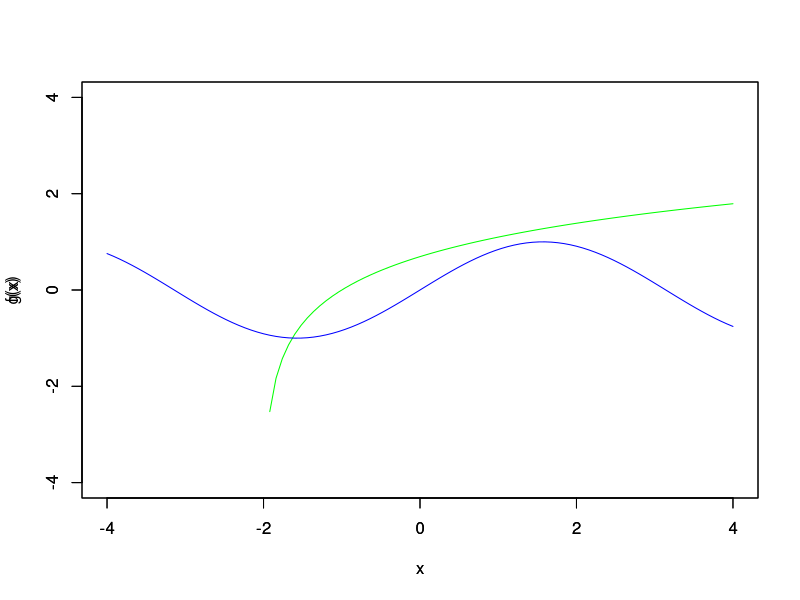
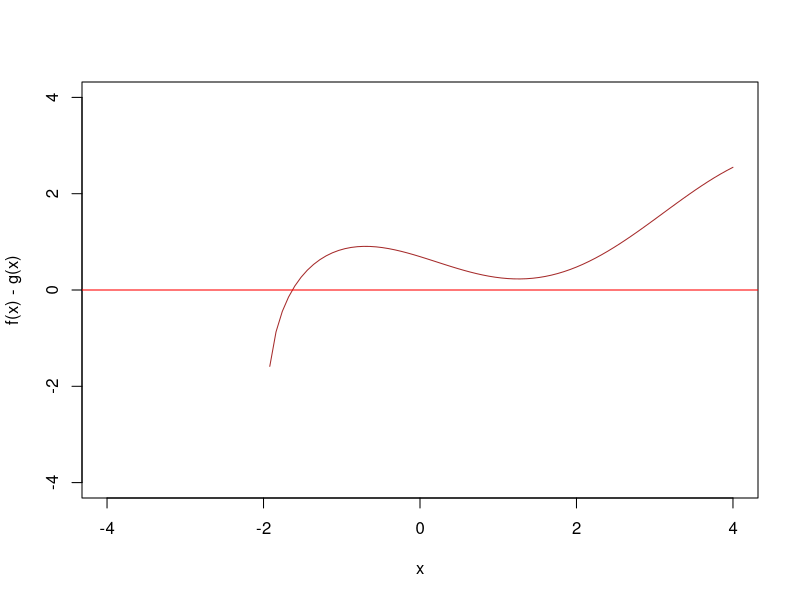

The R source for these figures, in order: (Note: this script raises an error after producing the figures.)
##########################
#Converegencia Iterativa
##########################

#Funciones
f = function(x){log(x+2)}
g = function(x){sin(x)}
Tolerancia = 0.00000001
q = function(x){log(x+2)-sin(x)}
Teorico = uniroot(q, c(-1.8,-1), tol = 1e-9) 


#grafica funcion f
plot(f, xlim = c(-4,4), ylim=c(-4,4), ylab = "f(x)", col = "green")
par(new = TRUE)
#grafica funcion g
plot(g, xlim = c(-4,4), ylim=c(-4,4), ylab = "g(x)", col = "blue")
plot(q, xlim = c(-4,4), ylim=c(-4,4), ylab = "f(x) - g(x)", col = "brown")
par(new = TRUE)
#grafica donde la funcion q intercepta con x = 0
abline(0,0, col = "red")

#Variables
a = -1.9
b = -1
arr = c(0)
arr[1] = a
arr[2] = b
i=3
Erroresm1 = c() 
Erroresm1_1 = c()

#Inicio del while
while(abs(Teorico$root-arr[i-2]) > Tolerancia){
  Erroresm1[i-2]=abs(Teorico$root-arr[i-2])
  arr[i]= arr[i-1]-((q(arr[i-1])*(arr[i-1]-arr[i-2]))/(q(arr[i-1])-q(arr[i-2])))
  i = i+1
}

i=1
while(i<length(Erroresm1)+1){
  Erroresm1_1[i]=Erroresm1[i+1]
  i = i+1
}
plot(Erroresm1,Erroresm1_1, type="l")

numero_iteraciones =length(arr)

Metodo2 = c(0)
Erroresm2 = c(0)
Erroresm2_1 = c(0)
Metodo2[1] = a
Metodo2[2] = b
i=3

while(abs(Teorico$root-Metodo2[i-2]) > Tolerancia){
  Erroresm2[i-2]=abs(Teorico$root-arr[i-2])
  Metodo2[i]= Metodo2[i-1]-((q(Metodo2[i-1]))*(Metodo2[i-1]-Metodo2[i-2])/(q(Metodo2[i-1])-q(Metodo2[i-2])))
  i = i+1
}

i=1
while(i<length(Erroresm2)+1){
  Erroresm2_1[i]=Erroresm2[i+1]
  i = i+1
}

plot(Erroresm2,Erroresm2_1, type ="l",col ="blue")

tabla = data.frame(Erroresm1,Erroresm1_1,Erroresm2,Erroresm2_1)
tabla



